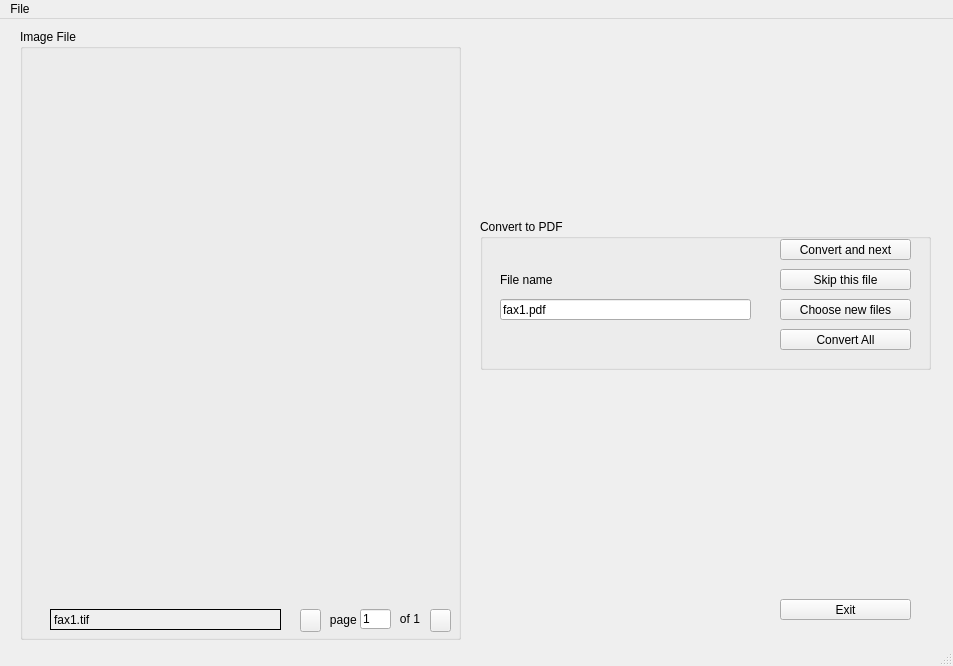
<?xml version="1.0" encoding="UTF-8"?>
<ui version="4.0">
 <class>MainWindow</class>
 <widget class="QMainWindow" name="MainWindow">
  <property name="geometry">
   <rect>
    <x>0</x>
    <y>0</y>
    <width>953</width>
    <height>666</height>
   </rect>
  </property>
  <property name="windowTitle">
   <string>Image to PDF Converter</string>
  </property>
  <property name="windowIcon">
   <iconset resource="mfmcimg2pdf.qrc">
    <normaloff>:/mfmc logo 2015 (square).png</normaloff>:/mfmc logo 2015 (square).png</iconset>
  </property>
  <widget class="QWidget" name="centralwidget">
   <widget class="QPushButton" name="pushButtonExit">
    <property name="geometry">
     <rect>
      <x>780</x>
      <y>580</y>
      <width>131</width>
      <height>21</height>
     </rect>
    </property>
    <property name="sizeIncrement">
     <size>
      <width>0</width>
      <height>0</height>
     </size>
    </property>
    <property name="focusPolicy">
     <enum>Qt::NoFocus</enum>
    </property>
    <property name="statusTip">
     <string>Exit from program</string>
    </property>
    <property name="text">
     <string>Exit</string>
    </property>
   </widget>
   <widget class="QGroupBox" name="group_orig">
    <property name="geometry">
     <rect>
      <x>20</x>
      <y>10</y>
      <width>441</width>
      <height>611</height>
     </rect>
    </property>
    <property name="title">
     <string>Image File</string>
    </property>
    <widget class="QLabel" name="label_orig_file">
     <property name="geometry">
      <rect>
       <x>30</x>
       <y>580</y>
       <width>231</width>
       <height>21</height>
      </rect>
     </property>
     <property name="statusTip">
      <string>Name of file to convert</string>
     </property>
     <property name="autoFillBackground">
      <bool>true</bool>
     </property>
     <property name="frameShape">
      <enum>QFrame::Box</enum>
     </property>
     <property name="frameShadow">
      <enum>QFrame::Plain</enum>
     </property>
     <property name="text">
      <string>fax1.tif</string>
     </property>
    </widget>
    <widget class="QLabel" name="label_orig_img">
     <property name="geometry">
      <rect>
       <x>10</x>
       <y>20</y>
       <width>421</width>
       <height>551</height>
      </rect>
     </property>
     <property name="statusTip">
      <string>Image to convert</string>
     </property>
     <property name="text">
      <string/>
     </property>
     <property name="pixmap">
      <pixmap resource="mfmcimg2pdf.qrc">:/mfmc logo 2015 (square).png</pixmap>
     </property>
     <property name="scaledContents">
      <bool>true</bool>
     </property>
     <property name="openExternalLinks">
      <bool>true</bool>
     </property>
    </widget>
    <widget class="QPushButton" name="pushButton_left">
     <property name="geometry">
      <rect>
       <x>280</x>
       <y>580</y>
       <width>21</width>
       <height>23</height>
      </rect>
     </property>
     <property name="text">
      <string/>
     </property>
     <property name="icon">
      <iconset resource="mfmcimg2pdf.qrc">
       <normaloff>:/left arrow.png</normaloff>:/left arrow.png</iconset>
     </property>
    </widget>
    <widget class="QPushButton" name="pushButton_right">
     <property name="geometry">
      <rect>
       <x>410</x>
       <y>580</y>
       <width>21</width>
       <height>23</height>
      </rect>
     </property>
     <property name="text">
      <string/>
     </property>
     <property name="icon">
      <iconset resource="mfmcimg2pdf.qrc">
       <normaloff>:/right arrow.png</normaloff>:/right arrow.png</iconset>
     </property>
    </widget>
    <widget class="QLabel" name="label_page">
     <property name="geometry">
      <rect>
       <x>300</x>
       <y>580</y>
       <width>41</width>
       <height>21</height>
      </rect>
     </property>
     <property name="text">
      <string>   page</string>
     </property>
    </widget>
    <widget class="QLabel" name="label_total_pages">
     <property name="geometry">
      <rect>
       <x>370</x>
       <y>580</y>
       <width>61</width>
       <height>20</height>
      </rect>
     </property>
     <property name="text">
      <string>   of 1</string>
     </property>
    </widget>
    <widget class="QLineEdit" name="lineEdit_current_page">
     <property name="geometry">
      <rect>
       <x>340</x>
       <y>580</y>
       <width>31</width>
       <height>20</height>
      </rect>
     </property>
     <property name="inputMask">
      <string/>
     </property>
     <property name="text">
      <string>1</string>
     </property>
    </widget>
    <zorder>lineEdit_current_page</zorder>
    <zorder>pushButton_left</zorder>
    <zorder>label_page</zorder>
    <zorder>label_total_pages</zorder>
    <zorder>label_orig_file</zorder>
    <zorder>label_orig_img</zorder>
    <zorder>pushButton_right</zorder>
   </widget>
   <widget class="QGroupBox" name="groupBoxPDF">
    <property name="geometry">
     <rect>
      <x>480</x>
      <y>200</y>
      <width>451</width>
      <height>151</height>
     </rect>
    </property>
    <property name="title">
     <string>Convert to PDF</string>
    </property>
    <widget class="QLabel" name="label_3">
     <property name="geometry">
      <rect>
       <x>20</x>
       <y>50</y>
       <width>201</width>
       <height>21</height>
      </rect>
     </property>
     <property name="text">
      <string>File name</string>
     </property>
    </widget>
    <widget class="QLineEdit" name="lineEditPDF_file">
     <property name="geometry">
      <rect>
       <x>20</x>
       <y>80</y>
       <width>251</width>
       <height>21</height>
      </rect>
     </property>
     <property name="statusTip">
      <string>Name of PDF file to output</string>
     </property>
     <property name="text">
      <string>fax1.pdf</string>
     </property>
    </widget>
    <widget class="QPushButton" name="pushButtonConvert">
     <property name="geometry">
      <rect>
       <x>300</x>
       <y>20</y>
       <width>131</width>
       <height>21</height>
      </rect>
     </property>
     <property name="statusTip">
      <string>Convert file to PDF</string>
     </property>
     <property name="text">
      <string>Convert and next</string>
     </property>
    </widget>
    <widget class="QPushButton" name="pushButtonSkip">
     <property name="geometry">
      <rect>
       <x>300</x>
       <y>50</y>
       <width>131</width>
       <height>21</height>
      </rect>
     </property>
     <property name="focusPolicy">
      <enum>Qt::TabFocus</enum>
     </property>
     <property name="statusTip">
      <string>Do not convert this file and skip to next file</string>
     </property>
     <property name="text">
      <string>Skip this file</string>
     </property>
    </widget>
    <widget class="QPushButton" name="pushButtonAll">
     <property name="geometry">
      <rect>
       <x>300</x>
       <y>110</y>
       <width>131</width>
       <height>21</height>
      </rect>
     </property>
     <property name="focusPolicy">
      <enum>Qt::NoFocus</enum>
     </property>
     <property name="statusTip">
      <string>Convert all files with default names</string>
     </property>
     <property name="whatsThis">
      <string>Convert all files with default names</string>
     </property>
     <property name="text">
      <string>Convert All</string>
     </property>
    </widget>
    <widget class="QPushButton" name="pushButtonNewFiles">
     <property name="geometry">
      <rect>
       <x>300</x>
       <y>80</y>
       <width>131</width>
       <height>21</height>
      </rect>
     </property>
     <property name="focusPolicy">
      <enum>Qt::NoFocus</enum>
     </property>
     <property name="statusTip">
      <string>Choose new files to convert</string>
     </property>
     <property name="text">
      <string>Choose new files</string>
     </property>
    </widget>
   </widget>
   <zorder>group_orig</zorder>
   <zorder>pushButtonExit</zorder>
   <zorder>groupBoxPDF</zorder>
  </widget>
  <widget class="QMenuBar" name="menubar">
   <property name="geometry">
    <rect>
     <x>0</x>
     <y>0</y>
     <width>953</width>
     <height>21</height>
    </rect>
   </property>
   <widget class="QMenu" name="menuFile">
    <property name="title">
     <string>File</string>
    </property>
    <addaction name="actionChoose_Files"/>
    <addaction name="actionExit"/>
   </widget>
   <addaction name="menuFile"/>
  </widget>
  <widget class="QStatusBar" name="statusbar"/>
  <action name="actionChoose_Files">
   <property name="text">
    <string>Choose New Files</string>
   </property>
   <property name="statusTip">
    <string>Choose files to convert</string>
   </property>
  </action>
  <action name="actionExit">
   <property name="text">
    <string>Exit</string>
   </property>
   <property name="statusTip">
    <string>Exit Program</string>
   </property>
  </action>
 </widget>
 <tabstops>
  <tabstop>lineEditPDF_file</tabstop>
  <tabstop>pushButtonConvert</tabstop>
  <tabstop>pushButtonSkip</tabstop>
 </tabstops>
 <resources>
  <include location="mfmcimg2pdf.qrc"/>
 </resources>
 <connections/>
</ui>
